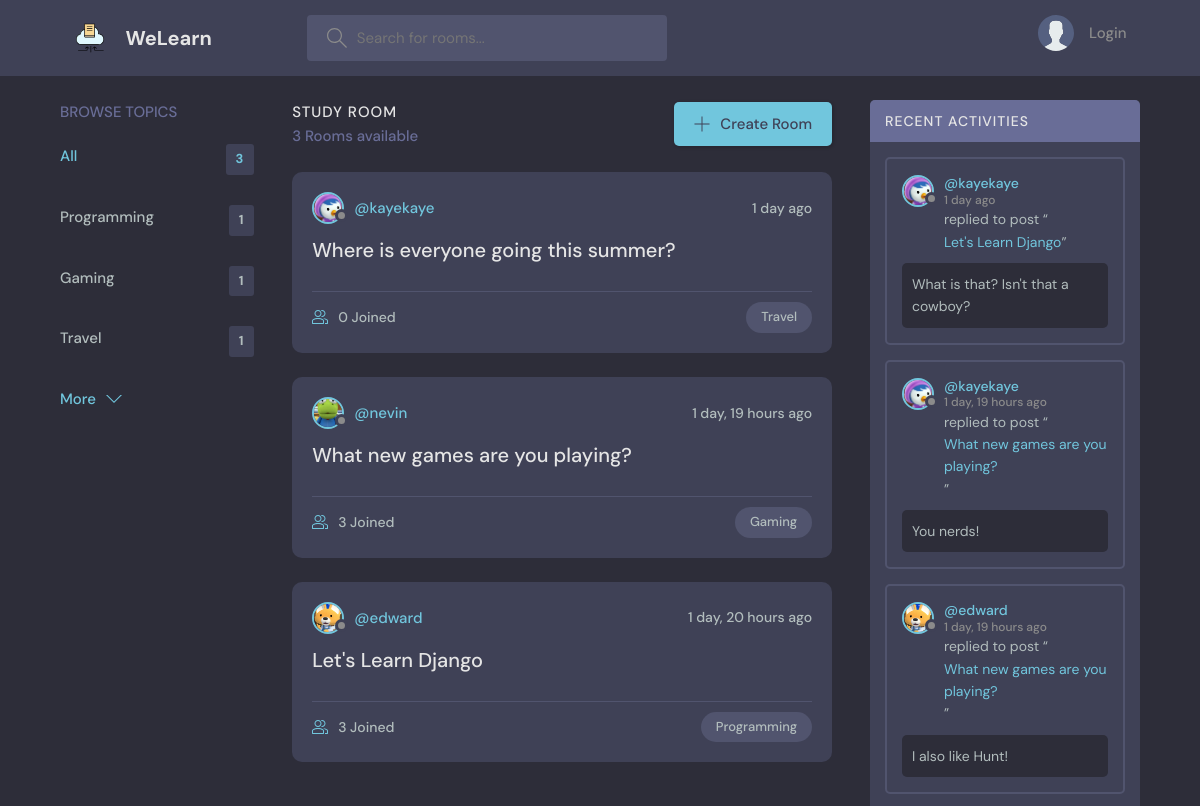
Before: / (upper part) with the older database file.
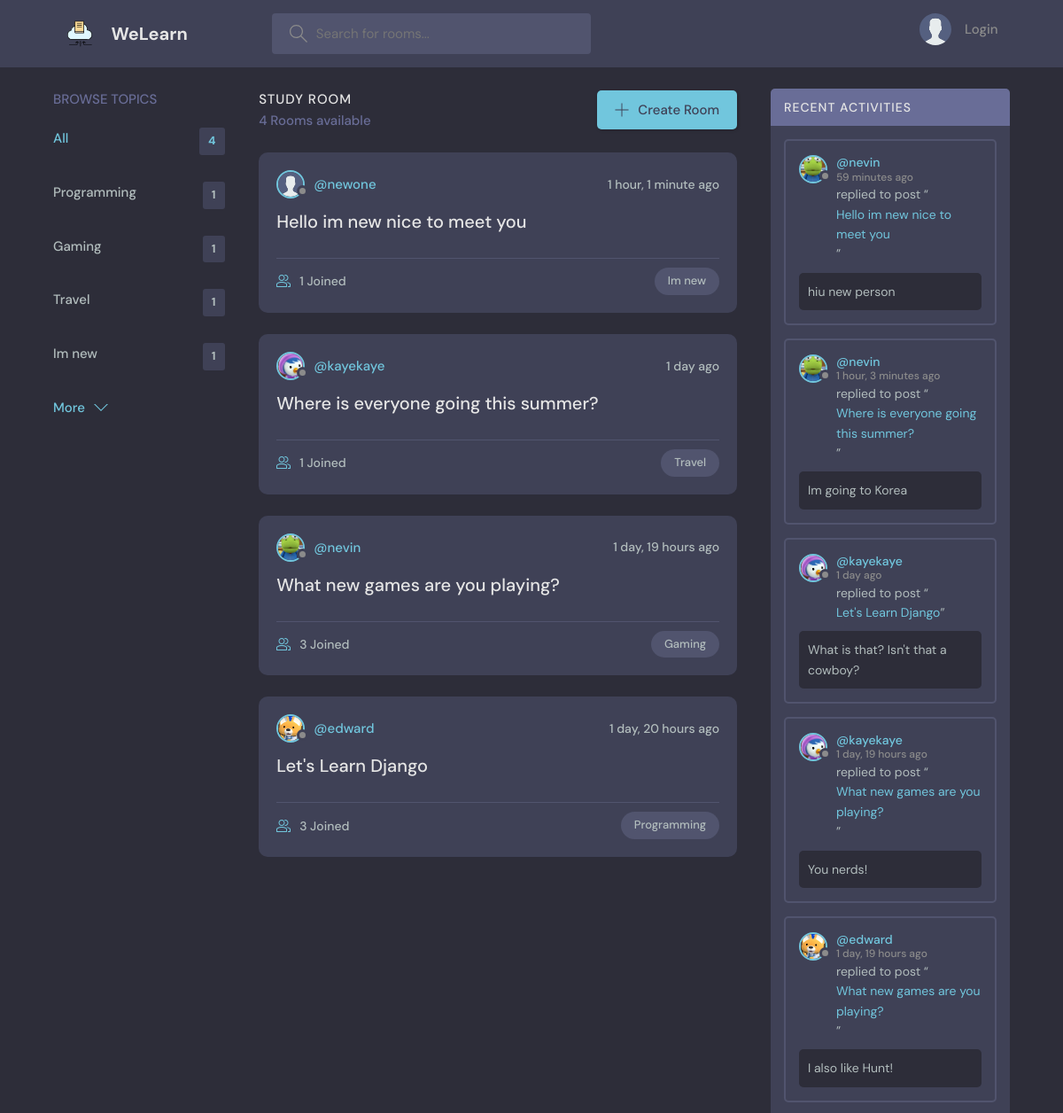
After: the same page with the newer database file.
### base/models.py (models this page shows, shortened)
class Topic(models.Model):
    name = models.CharField(max_length=100)

class Room(models.Model):
    host = models.ForeignKey(User, on_delete=models.SET_NULL, null= True)
    topic = models.ForeignKey(Topic, on_delete=models.SET_NULL, null= True)
    name = models.CharField(max_length = 200)
    description = models.TextField(null=True, blank= True)
    participants = models.ManyToManyField(User, related_name='participants', blank=True)
    updated = models.DateTimeField(auto_now=True)
    created = models.DateTimeField(auto_now_add=True)
    class Meta:
        ordering = ['-updated','-created']

class User(AbstractUser):
    name = models.CharField(max_length=200, null=True)
    email = models.EmailField(null= True, unique=True)
    bio = models.TextField(null=True)
    avatar = models.ImageField(null=True, default="avatar.svg")
    USERNAME_FIELD = 'email'
    REQUIRED_FIELDS = []

class Message(models.Model):
    user= models.ForeignKey(User, on_delete=models.CASCADE)
    room= models.ForeignKey(Room, on_delete=models.CASCADE)
    body = models.TextField()
    updated = models.DateTimeField(auto_now=True)
    created = models.DateTimeField(auto_now_add=True)
    class Meta:
        ordering = ['-updated','-created']

### base/views.py (the view)
# urls.py: path('', views.home, name="home"),
def home(request):
    q = request.GET.get('q') if request.GET.get('q') != None else ''
    rooms = Room.objects.filter(
        Q(topic__name__icontains=q) |
        Q(name__icontains=q) |
        Q(description__icontains=q)
    )
    topics= Topic.objects.all()[0:5]
    room_count = rooms.count()
    room_messages = Message.objects.filter(Q(room__topic__name__icontains=q))
    context = {'rooms': rooms, 'topics':topics,
             'room_count': room_count,
             'room_messages':room_messages,
    }
    return render(request,'base/home.html', context)

### base/templates/base/home.html (shortened to what this page needs)
{% extends 'main.html' %}
{% block content %}
    <main class="layout layout--3">
      <div class="container">
        {% include 'base/topics_component.html' %}
        <div class="roomList">
          <div class="roomList__header">
            <div>
              <h2>Study Room</h2>
              <p>{{room_count}} Rooms available</p>
            </div>
            <a class="btn btn--main" href="{% url 'create-room' %}">
              <svg version="1.1" xmlns="http://www.w3.org/2000/svg" width="32" height="32" viewBox="0 0 32 32">
                <title>add</title>
                <path
                  d="M16.943 0.943h-1.885v14.115h-14.115v1.885h14.115v14.115h1.885v-14.115h14.115v-1.885h-14.115v-14.115z"
                ></path>
              </svg>
              Create Room
            </a>
          </div>
          {% include 'base/feed_component.html' %}
        </div>
        {% include 'base/activity_component.html' %}
      </div>
    </main>
    {% endblock %}

### base/templates/base/topics_component.html
<div class="topics">
    <div class="topics__header">
      <h2>Browse Topics</h2>
    </div>
    <ul class="topics__list">
      <li>
        <a href="{% url 'home' %}" class="active">All <span>{{topics.count}}</span></a>
      </li>
      {% for topic in topics %}
      <li>
        <a href="{% url 'home' %}?q={{topic.name}}">{{topic.name}}<span>{{topic.room_set.all.count}}</span></a>
      </li>
      {% endfor %}
    </ul>
    <a class="btn btn--link" href="{% url 'topics' %}">
      More
      <svg version="1.1" xmlns="http://www.w3.org/2000/svg" width="32" height="32" viewBox="0 0 32 32">
        <title>chevron-down</title>
        <path d="M16 21l-13-13h-3l16 16 16-16h-3l-13 13z"></path>
      </svg>
    </a>
  </div>

### base/templates/base/feed_component.html (shortened to what this page needs)
{% for room in rooms %}
<div class="roomListRoom">
    <div class="roomListRoom__header">
        <a href="{% url 'user-profile' room.host.id %}" class="roomListRoom__author">
            <div class="avatar avatar--small">
                <img src="{{room.host.avatar.url}}" />
            </div>
            <span>@{{room.host.username}}</span>
        </a>
        <div class="roomListRoom__actions">
            <span>{{room.created|timesince}} ago</span>
        </div>
    </div>
    <div class="roomListRoom__content">
        <a href="{% url 'room' room.id %}">{{room.name}}</a>
    </div>
    <div class="roomListRoom__meta">
        <a href="{% url 'room' room.id %}" class="roomListRoom__joined">
            {{room.participants.all.count}} Joined
        </a>
        <p class="roomListRoom__topic">{{room.topic.name}}</p>
    </div>
</div>
{% endfor %}

### base/templates/base/activity_component.html (shortened to what this page needs)
<div class="activities">
    <div class="activities__header">
      <h2>Recent Activities</h2>
    </div>
    {% for message in room_messages %}
    <div class="activities__box">
      <div class="activities__boxHeader roomListRoom__header">
        <a href="{%url 'user-profile' message.user.id %}" class="roomListRoom__author">
          <div class="avatar avatar--small">
            <img src="{{message.user.avatar.url}}" />
          </div>
          <p>
            @{{message.user.username}}
            <span>{{message.created|timesince}} ago</span>
          </p>
        </a>
      </div>
      <div class="activities__boxContent">
        <p>replied to post “<a href="{% url 'room' message.room.id %}">{{message.room.name}}</a>”</p>
        <div class="activities__boxRoomContent">
          {{message.body}}
        </div>
      </div>
    </div>
    {% endfor %}
  </div>

Changed rows visible on the page:
added Topic: name "Im new", room_set.all.count "1"
added Room: host.avatar (placeholder picture), host.username "newone", created "1 hour, 1 minute", name "Hello im new nice to meet you", participants.all.count "1", topic.name "Im new"
computed for Room "Where is everyone going this summer?": participants.all.count "0" → "1"
added Message: user.avatar (picture), user.username "nevin", created "59 minutes", room.name "Hello im new nice to meet you", body "hiu new person"
added Message: user.avatar (picture), user.username "nevin", created "1 hour, 3 minutes", room.name "Where is everyone going this summer?", body "Im going to Korea"
Other visible differences:
{{ topics.count }}: "3" → "4"
{{ room_count }}: "3" → "4"
